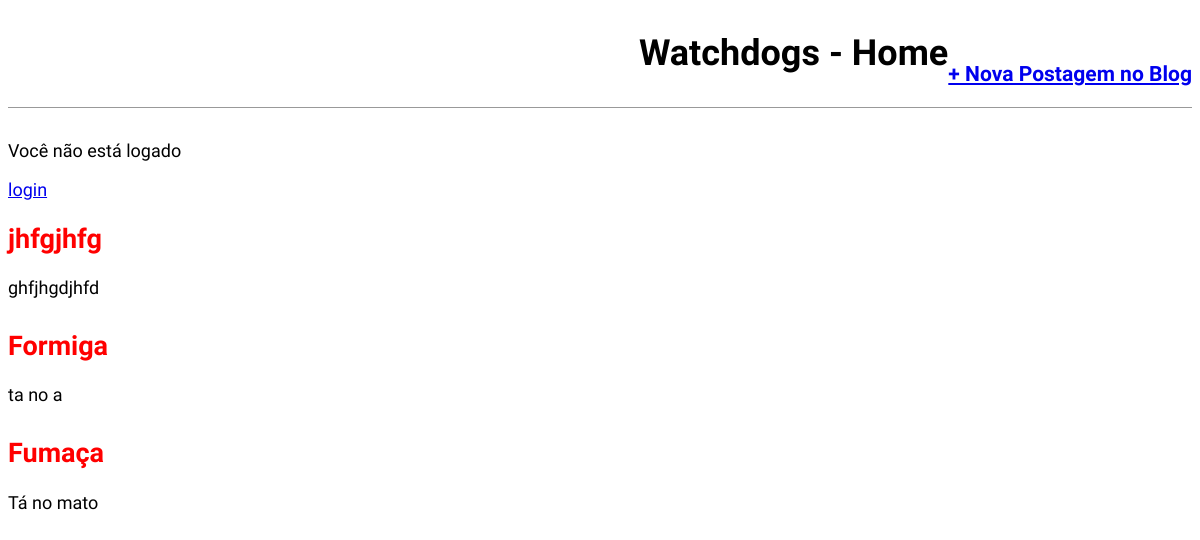
The app's page /, older data.
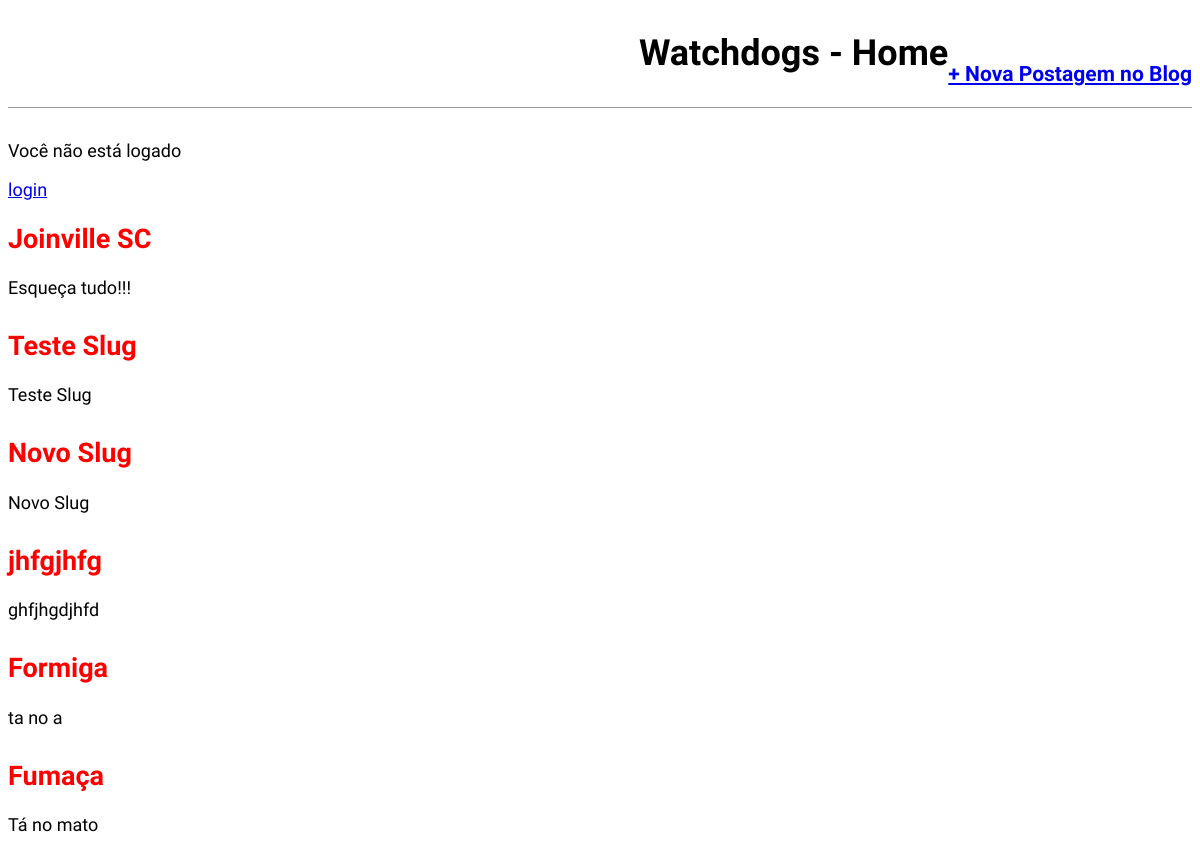
The same page, newer data.
### watchdogs/models.py (models this page shows, shortened)
class Post(models.Model):
    STATUS = (
        ('rascunho','Rascunho'),
        ('publicado', 'Publicado'),
    )
    titulo = models.CharField(max_length=255)
    slug   = models.SlugField(max_length=255)
    autor  = models.ForeignKey(User,
                               on_delete=models.CASCADE)
    conteudo  = models.TextField()
    publicado = models.DateTimeField(default=timezone.now)
    criado    = models.DateTimeField(auto_now_add=True)
    alterado  = models.DateTimeField(auto_now=True)
    status    = models.CharField(max_length=10,
                                choices=STATUS,
                                default='rascunho')
    objects   = models.Manager()
    published = PublishedManager()
    def get_absolute_url(self):
        return reverse('post_detail',args=[self.slug])
    class Meta:
        ordering = ('-publicado',)

### watchdogs/views.py (the view)
# urls.py: path('', views.WatchdogsListView.as_view(),name='home'),
class WatchdogsListView(ListView):
    model = Post
    template_name = 'watchdogs/home.html'

### watchdogs/templates/watchdogs/home.html (shortened to what this page needs)
{% extends 'base.html' %}
{% block content %}
    {% for post in object_list %}
        <div class="post-entry">
            <h2><a href="{{ post.get_absolute_url }}">{{ post.titulo }}</a></h2>
            <p>{{ post.conteudo }}</p>
        </div>
    {% endfor %}
{% endblock content %}

Row changes from the older to the newer data that the page shows:
added Post: titulo "Joinville SC", conteudo "Esqueça tudo!!!"
added Post: titulo "Teste Slug", conteudo "Teste Slug"
added Post: titulo "Novo Slug", conteudo "Novo Slug"
